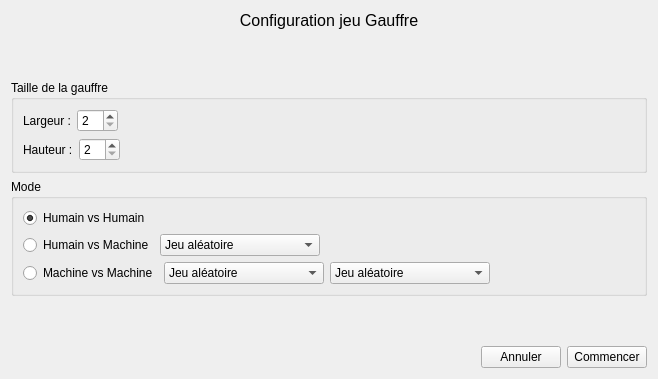
<?xml version="1.0" encoding="UTF-8"?>
<ui version="4.0">
 <class>ConfigGameWindow</class>
 <widget class="QWidget" name="ConfigGameWindow">
  <property name="geometry">
   <rect>
    <x>0</x>
    <y>0</y>
    <width>658</width>
    <height>379</height>
   </rect>
  </property>
  <property name="windowTitle">
   <string>Configuration</string>
  </property>
  <layout class="QVBoxLayout" name="verticalLayout_2">
   <item>
    <widget class="QLabel" name="gameLabel">
     <property name="font">
      <font>
       <pointsize>12</pointsize>
      </font>
     </property>
     <property name="text">
      <string>Configuration jeu Gauffre</string>
     </property>
     <property name="alignment">
      <set>Qt::AlignCenter</set>
     </property>
    </widget>
   </item>
   <item>
    <spacer name="verticalSpacer_2">
     <property name="orientation">
      <enum>Qt::Vertical</enum>
     </property>
     <property name="sizeHint" stdset="0">
      <size>
       <width>20</width>
       <height>40</height>
      </size>
     </property>
    </spacer>
   </item>
   <item>
    <widget class="QGroupBox" name="sizeGroupBox">
     <property name="title">
      <string>Taille de la gauffre</string>
     </property>
     <layout class="QVBoxLayout" name="verticalLayout_4">
      <item>
       <layout class="QHBoxLayout" name="horizontalLayout_4">
        <item>
         <widget class="QLabel" name="label_3">
          <property name="text">
           <string>Largeur :</string>
          </property>
         </widget>
        </item>
        <item>
         <widget class="QSpinBox" name="widthSpinBox">
          <property name="prefix">
           <string/>
          </property>
          <property name="minimum">
           <number>2</number>
          </property>
          <property name="maximum">
           <number>50</number>
          </property>
         </widget>
        </item>
        <item>
         <spacer name="horizontalSpacer_4">
          <property name="orientation">
           <enum>Qt::Horizontal</enum>
          </property>
          <property name="sizeHint" stdset="0">
           <size>
            <width>40</width>
            <height>20</height>
           </size>
          </property>
         </spacer>
        </item>
       </layout>
      </item>
      <item>
       <layout class="QHBoxLayout" name="horizontalLayout_2">
        <item>
         <widget class="QLabel" name="label">
          <property name="text">
           <string>Hauteur :</string>
          </property>
         </widget>
        </item>
        <item>
         <widget class="QSpinBox" name="heightSpinBox">
          <property name="prefix">
           <string/>
          </property>
          <property name="minimum">
           <number>2</number>
          </property>
          <property name="maximum">
           <number>50</number>
          </property>
         </widget>
        </item>
        <item>
         <spacer name="horizontalSpacer_3">
          <property name="orientation">
           <enum>Qt::Horizontal</enum>
          </property>
          <property name="sizeHint" stdset="0">
           <size>
            <width>40</width>
            <height>20</height>
           </size>
          </property>
         </spacer>
        </item>
       </layout>
      </item>
     </layout>
    </widget>
   </item>
   <item>
    <widget class="QGroupBox" name="modeGroupBox">
     <property name="title">
      <string>Mode</string>
     </property>
     <layout class="QVBoxLayout" name="verticalLayout_3">
      <item>
       <widget class="QRadioButton" name="pvpRadioButton">
        <property name="text">
         <string>Humain vs Humain</string>
        </property>
        <property name="checked">
         <bool>true</bool>
        </property>
       </widget>
      </item>
      <item>
       <layout class="QHBoxLayout" name="horizontalLayout_6">
        <item>
         <widget class="QRadioButton" name="pvcRadioButton">
          <property name="text">
           <string>Humain vs Machine</string>
          </property>
         </widget>
        </item>
        <item>
         <widget class="QComboBox" name="comboBox_3">
          <item>
           <property name="text">
            <string>Jeu aléatoire</string>
           </property>
          </item>
          <item>
           <property name="text">
            <string>Coup gagnant / perdant</string>
           </property>
          </item>
          <item>
           <property name="text">
            <string>Minimax</string>
           </property>
          </item>
         </widget>
        </item>
        <item>
         <spacer name="horizontalSpacer">
          <property name="orientation">
           <enum>Qt::Horizontal</enum>
          </property>
          <property name="sizeHint" stdset="0">
           <size>
            <width>40</width>
            <height>20</height>
           </size>
          </property>
         </spacer>
        </item>
       </layout>
      </item>
      <item>
       <layout class="QHBoxLayout" name="horizontalLayout_5">
        <item>
         <widget class="QRadioButton" name="cvcRadioButton">
          <property name="text">
           <string>Machine vs Machine</string>
          </property>
         </widget>
        </item>
        <item>
         <widget class="QComboBox" name="comboBox">
          <item>
           <property name="text">
            <string>Jeu aléatoire</string>
           </property>
          </item>
          <item>
           <property name="text">
            <string>Coup gagnant / perdant</string>
           </property>
          </item>
          <item>
           <property name="text">
            <string>Minimax</string>
           </property>
          </item>
         </widget>
        </item>
        <item>
         <widget class="QComboBox" name="comboBox_2">
          <item>
           <property name="text">
            <string>Jeu aléatoire</string>
           </property>
          </item>
          <item>
           <property name="text">
            <string>Coup gagnant / perdant</string>
           </property>
          </item>
          <item>
           <property name="text">
            <string>Minimax</string>
           </property>
          </item>
         </widget>
        </item>
        <item>
         <spacer name="horizontalSpacer_5">
          <property name="orientation">
           <enum>Qt::Horizontal</enum>
          </property>
          <property name="sizeHint" stdset="0">
           <size>
            <width>40</width>
            <height>20</height>
           </size>
          </property>
         </spacer>
        </item>
       </layout>
      </item>
     </layout>
    </widget>
   </item>
   <item>
    <spacer name="verticalSpacer">
     <property name="orientation">
      <enum>Qt::Vertical</enum>
     </property>
     <property name="sizeHint" stdset="0">
      <size>
       <width>20</width>
       <height>40</height>
      </size>
     </property>
    </spacer>
   </item>
   <item>
    <layout class="QHBoxLayout" name="horizontalLayout">
     <item>
      <spacer name="horizontalSpacer_2">
       <property name="orientation">
        <enum>Qt::Horizontal</enum>
       </property>
       <property name="sizeHint" stdset="0">
        <size>
         <width>40</width>
         <height>20</height>
        </size>
       </property>
      </spacer>
     </item>
     <item>
      <widget class="QPushButton" name="cancelButton">
       <property name="whatsThis">
        <string/>
       </property>
       <property name="text">
        <string>Annuler</string>
       </property>
      </widget>
     </item>
     <item>
      <widget class="QPushButton" name="startButton">
       <property name="text">
        <string>Commencer</string>
       </property>
      </widget>
     </item>
    </layout>
   </item>
  </layout>
 </widget>
 <resources/>
 <connections>
  <connection>
   <sender>cvcRadioButton</sender>
   <signal>clicked(bool)</signal>
   <receiver>comboBox</receiver>
   <slot>setEnabled(bool)</slot>
   <hints>
    <hint type="sourcelabel">
     <x>71</x>
     <y>275</y>
    </hint>
    <hint type="destinationlabel">
     <x>202</x>
     <y>283</y>
    </hint>
   </hints>
  </connection>
  <connection>
   <sender>pvcRadioButton</sender>
   <signal>clicked(bool)</signal>
   <receiver>comboBox_3</receiver>
   <slot>setEnabled(bool)</slot>
   <hints>
    <hint type="sourcelabel">
     <x>149</x>
     <y>245</y>
    </hint>
    <hint type="destinationlabel">
     <x>184</x>
     <y>247</y>
    </hint>
   </hints>
  </connection>
  <connection>
   <sender>cvcRadioButton</sender>
   <signal>clicked(bool)</signal>
   <receiver>comboBox_2</receiver>
   <slot>setEnabled(bool)</slot>
   <hints>
    <hint type="sourcelabel">
     <x>126</x>
     <y>271</y>
    </hint>
    <hint type="destinationlabel">
     <x>325</x>
     <y>286</y>
    </hint>
   </hints>
  </connection>
  <connection>
   <sender>cancelButton</sender>
   <signal>clicked()</signal>
   <receiver>ConfigGameWindow</receiver>
   <slot>close()</slot>
   <hints>
    <hint type="sourcelabel">
     <x>491</x>
     <y>358</y>
    </hint>
    <hint type="destinationlabel">
     <x>486</x>
     <y>339</y>
    </hint>
   </hints>
  </connection>
 </connections>
</ui>
